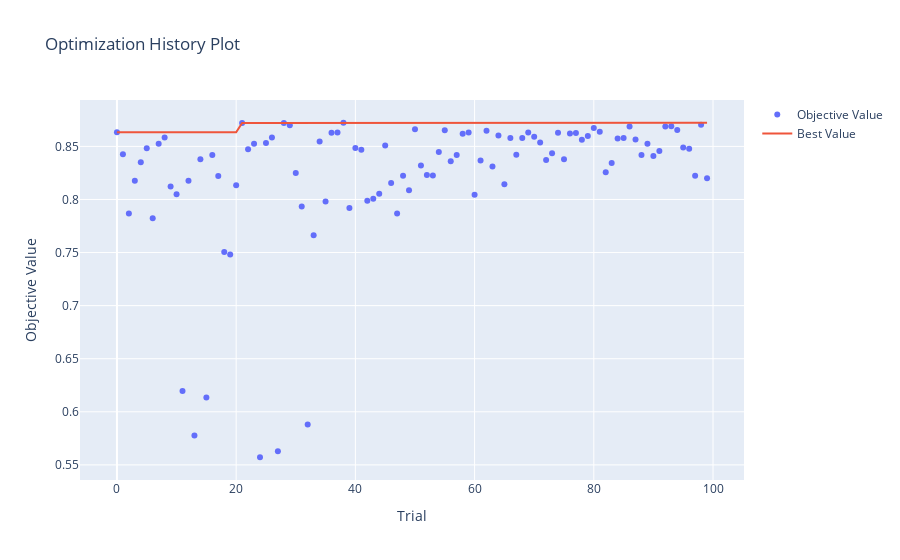

Here is the notebook cell this chart was saved with:
### Code cell
import optuna
input_size = 200
reservoir_size = 1000
output_size = 1


#np.random.seed(75)


#def prune(trial):
#    if trial.intermediate_values:
#        last_value = list(trial.intermediate_values.values())[-1]
#        if last_value < 0.65:
#            return True
#    return False




def objective(trial):
    # Define the search space for hyperparameters
    #reservoir_size = trial.suggest_int("reservoir_size", 700, 1500)
    spectral_radius = trial.suggest_float("spectral_radius", 0.0, 1.0)
    sparsity = trial.suggest_float("sparsity", 0.0, 0.2)
    leaking_rate = trial.suggest_float("leaking_rate", 0.8, 0.99)
    input_scaling = trial.suggest_float("input_scaling", 0.1, 5.0)
    threshold = trial.suggest_float("threshold", 0.4, 1.0)
    ridge_alpha = trial.suggest_float("ridge_alpha", 0.0001, 1.0)
    #random_seed = trial.suggest_int("random_seed", 1, 200)

    # Initialize the ESN with the given hyperparameters
    #esn = ESN(input_size=input_size, reservoir_size=reservoir_size, output_size=output_size, 
    #          leaking_rate=leaking_rate, spectral_radius=spectral_radius, input_scaling=input_scaling, 
    #          threshold=threshold, sparsity=sparsity, ridge_alpha=ridge_alpha)
    
    
    esn = ESN(input_size=input_size, reservoir_size=reservoir_size, output_size=output_size, 
              leaking_rate=leaking_rate, spectral_radius=spectral_radius, input_scaling=input_scaling, sparsity=sparsity, 
              ridge_alpha=ridge_alpha, random_seed=83)
    
    #esn = ESN(input_size=input_size, reservoir_size=reservoir_size, output_size=output_size,
    #         leaking_rate=0.95, sparsity=0.1, random_seed=random_seed)

    # Train and evaluate the ESN on the training set
    esn.fit(X_train_opt, y_train_opt)
    y_pred, y_prob = esn.predict(X_val)
    score = balanced_accuracy_score(y_val.flatten(), y_pred.flatten())
    print("F1: ", f1_score(y_val.flatten(), y_pred.flatten()))
    print("AUC: ", roc_auc_score(y_val.flatten(), y_prob.flatten()))
    
    #trial_number = trial.number
    #if prune(trial):
    #    raise optuna.exceptions.TrialPruned()
    #print(trial.params, score)

    return score


study = optuna.create_study(direction="maximize")

# Run the optimization
study.optimize(objective, n_trials=100, n_jobs=-1)

# Print the best hyperparameters and score
best_params = study.best_params
best_score = study.best_value
print(f"Best hyperparameters: {best_params}")
print(f"Best score: {best_score}")
optuna.visualization.plot_param_importances(study)
plot_optimization_history(study)

### Figure 1 — Plotly figure (JSON) as saved in the notebook; plotly's stock layout.template omitted (floating-point values rounded to 4 significant figures)
{"data": [{"mode": "markers", "name": "Objective Value", "type": "scatter", "x": [0, 1, 2, 3, 4, 5, 6, 7, 8, 9, 10, 11, 12, 13, 14, 15, 16, 17, 18, 19, 20, 21, 22, 23, 24, 25, 26, 27, 28, 29, 30, 31, 32, 33, 34, 35, 36, 37, 38, 39, 40, 41, 42, 43, 44, 45, 46, 47, 48, 49, 50, 51, 52, 53, 54, 55, 56, 57, 58, 59, 60, 61, 62, 63, 64, 65, 66, 67, 68, 69, 70, 71, 72, 73, 74, 75, 76, 77, 78, 79, 80, 81, 82, 83, 84, 85, 86, 87, 88, 89, 90, 91, 92, 93, 94, 95, 96, 97, 98, 99], "y": [0.8632, 0.8425, 0.7867, 0.8176, 0.835, 0.8482, 0.7824, 0.8525, 0.8585, 0.8123, 0.8049, 0.6195, 0.8176, 0.5777, 0.838, 0.6134, 0.8419, 0.8221, 0.7506, 0.7482, 0.8135, 0.872, 0.8474, 0.8525, 0.5572, 0.8531, 0.8583, 0.5628, 0.872, 0.8699, 0.825, 0.7934, 0.5879, 0.7662, 0.8546, 0.798, 0.8628, 0.8632, 0.8723, 0.792, 0.8484, 0.8467, 0.7987, 0.8007, 0.8054, 0.8507, 0.8156, 0.7868, 0.8223, 0.8087, 0.8661, 0.8319, 0.8231, 0.8225, 0.8447, 0.8653, 0.836, 0.8418, 0.862, 0.8632, 0.8045, 0.8366, 0.8648, 0.831, 0.8602, 0.8144, 0.8579, 0.8421, 0.8579, 0.8632, 0.8592, 0.8536, 0.8371, 0.8435, 0.8628, 0.8379, 0.8622, 0.8626, 0.8562, 0.8597, 0.8674, 0.8639, 0.8257, 0.8343, 0.8574, 0.8578, 0.8687, 0.8564, 0.842, 0.8525, 0.8409, 0.8458, 0.8687, 0.8689, 0.8655, 0.8489, 0.8478, 0.8224, 0.8703, 0.82]}, {"name": "Best Value", "type": "scatter", "x": [0, 1, 2, 3, 4, 5, 6, 7, 8, 9, 10, 11, 12, 13, 14, 15, 16, 17, 18, 19, 20, 21, 22, 23, 24, 25, 26, 27, 28, 29, 30, 31, 32, 33, 34, 35, 36, 37, 38, 39, 40, 41, 42, 43, 44, 45, 46, 47, 48, 49, 50, 51, 52, 53, 54, 55, 56, 57, 58, 59, 60, 61, 62, 63, 64, 65, 66, 67, 68, 69, 70, 71, 72, 73, 74, 75, 76, 77, 78, 79, 80, 81, 82, 83, 84, 85, 86, 87, 88, 89, 90, 91, 92, 93, 94, 95, 96, 97, 98, 99], "y": [0.8632, 0.8632, 0.8632, 0.8632, 0.8632, 0.8632, 0.8632, 0.8632, 0.8632, 0.8632, 0.8632, 0.8632, 0.8632, 0.8632, 0.8632, 0.8632, 0.8632, 0.8632, 0.8632, 0.8632, 0.8632, 0.872, 0.872, 0.872, 0.872, 0.872, 0.872, 0.872, 0.872, 0.872, 0.872, 0.872, 0.872, 0.872, 0.872, 0.872, 0.872, 0.872, 0.8723, 0.8723, 0.8723, 0.8723, 0.8723, 0.8723, 0.8723, 0.8723, 0.8723, 0.8723, 0.8723, 0.8723, 0.8723, 0.8723, 0.8723, 0.8723, 0.8723, 0.8723, 0.8723, 0.8723, 0.8723, 0.8723, 0.8723, 0.8723, 0.8723, 0.8723, 0.8723, 0.8723, 0.8723, 0.8723, 0.8723, 0.8723, 0.8723, 0.8723, 0.8723, 0.8723, 0.8723, 0.8723, 0.8723, 0.8723, 0.8723, 0.8723, 0.8723, 0.8723, 0.8723, 0.8723, 0.8723, 0.8723, 0.8723, 0.8723, 0.8723, 0.8723, 0.8723, 0.8723, 0.8723, 0.8723, 0.8723, 0.8723, 0.8723, 0.8723, 0.8723, 0.8723]}], "layout": {"title": {"text": "Optimization History Plot"}, "xaxis": {"title": {"text": "Trial"}}, "yaxis": {"title": {"text": "Objective Value"}}}}
